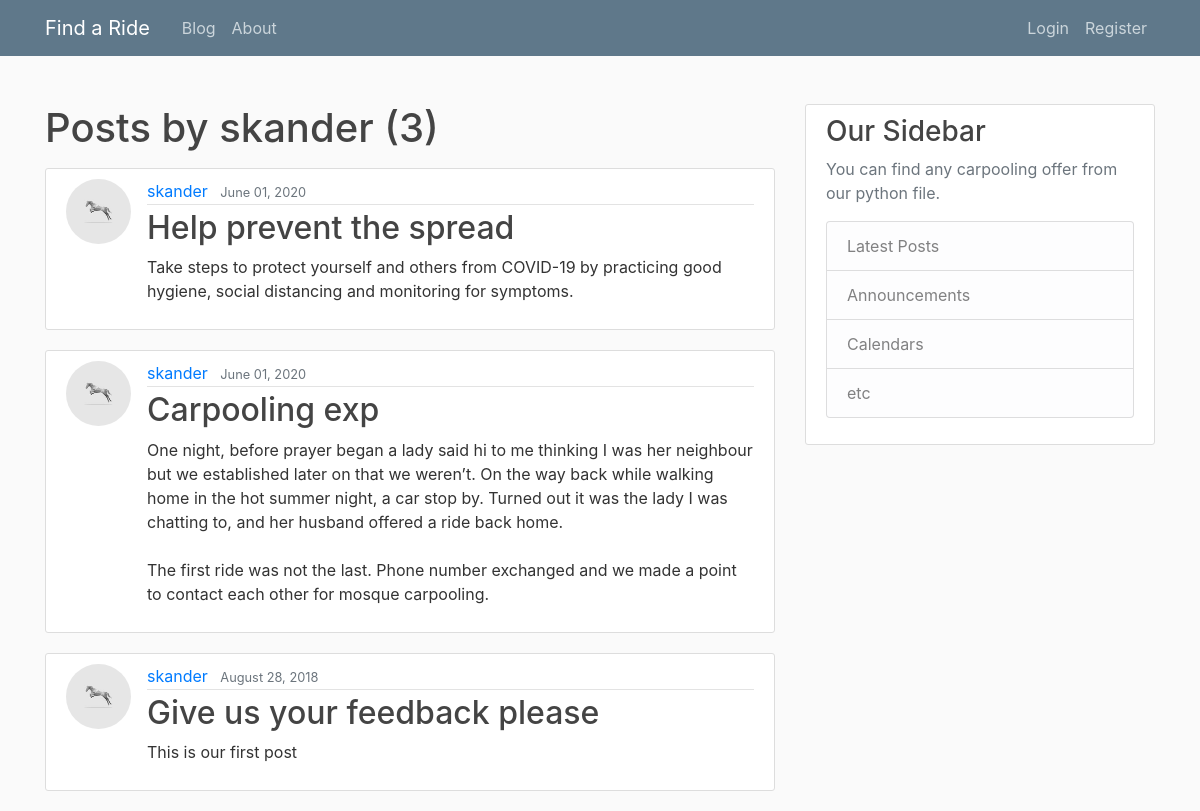
Page /user/skander on the committed database.
### blog/models.py (models this page shows, shortened)
class Post(models.Model):
    title = models.CharField(max_length=100)
    content = models.TextField()
    date_posted = models.DateTimeField(default=timezone.now)
    author = models.ForeignKey(User, on_delete=models.CASCADE)

### users/models.py (models this page shows, shortened)
class Profile(models.Model):
    user = models.OneToOneField(User, on_delete=models.CASCADE)
    image = models.ImageField(default='default.jpg', upload_to='profile_pics')

### blog/views.py (the view)
# urls.py: path('user/<str:username>', UserPostListView.as_view(), name='user-posts'),
class UserPostListView(ListView):
    model = Post
    template_name = 'blog/user_posts.html'  # <app>/<model>_<viewtype>.html
    context_object_name = 'posts'
    paginate_by = 5
    def get_queryset(self):
        user = get_object_or_404(User, username=self.kwargs.get('username'))
        return Post.objects.filter(author=user).order_by('-date_posted')

### blog/templates/blog/user_posts.html (shortened to what this page needs)
{% extends "blog/base.html" %}
{% block content %}
    <h1 class="mb-3">Posts by {{ view.kwargs.username }} ({{ page_obj.paginator.count }})</h1>
    {% for post in posts %}
        <article class="media content-section">
          <img class="rounded-circle article-img" src="{{ post.author.profile.image.url }}">
          <div class="media-body">
            <div class="article-metadata">
              <a class="mr-2" href="{% url 'user-posts' post.author.username %}">{{ post.author }}</a>
              <small class="text-muted">{{ post.date_posted|date:"F d, Y" }}</small>
            </div>
            <h2><a class="article-title" href="{% url 'post-detail' post.id %}">{{ post.title }}</a></h2>
            <p class="article-content">{{ post.content }}</p>
          </div>
        </article>
    {% endfor %}
{% endblock content %}

### blog/static/blog/main.css (style rules this page uses)
body { background: #fafafa; color: #333333; margin-top: 5rem; }
h1, h2, h3, h4, h5, h6 { color: #444444; }
.content-section { background: #ffffff; padding: 10px 20px; border: 1px solid #dddddd; border-radius: 3px; margin-bottom: 20px; }
.article-title { color: #444444; }
.article-content { white-space: pre-line; }
.article-img { height: 65px; width: 65px; margin-right: 16px; }
.article-metadata { padding-bottom: 1px; margin-bottom: 4px; border-bottom: 1px solid #e3e3e3 }

### rows in the picture
Post: author.profile.image (picture), author "skander", date_posted "June 01, 2020", title "Help prevent the spread", content "Take steps to protect yourself and others from COVID-19 by practicing good hygiene, social distancing and monitoring for symptoms."
Post: author.profile.image (picture), author "skander", date_posted "June 01, 2020", title "Carpooling exp", content "One night, before prayer began a lady said hi to me thinking I was her neighbour but we established later on that we weren’t. On the way back while walking home in the hot summer night, a car stop by. Turned out it was the lady I was chatting to, and her husband offered a ride back home. The first ride was not the last. Phone number exchanged and we made a point to contact each other for mosque carpooling."
Post: author.profile.image (picture), author "skander", date_posted "August 28, 2018", title "Give us your feedback please", content "This is our first post"

### other values in the picture
{{ view.kwargs.username }} "skander"
{{ page_obj.paginator.count }} "3"
